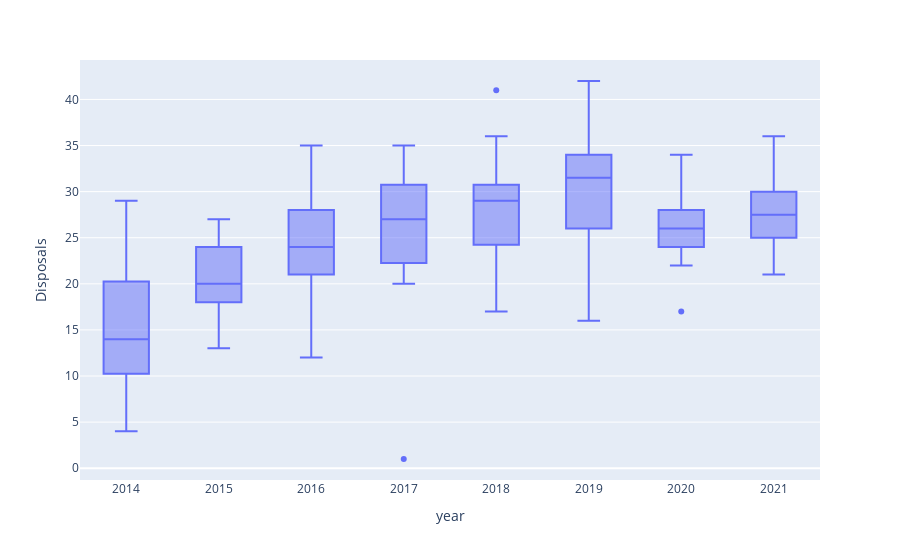

Write notebook code for a chart like this one.
### Code cell
fig = px.box(df_stats[df_stats.displayName == 'Lloyd, Jake'] ,x = 'year', y="Disposals")

fig.show()

### Figure 1 — Plotly figure (JSON) as saved in the notebook; plotly's stock layout.template omitted (floating-point values rounded to 4 significant figures; data arrays with more than 128 entries replaced by an {"elided": "..."} marker saying what was removed)
{"data": [{"alignmentgroup": "True", "hovertemplate": "year=%{x}<br>Disposals=%{y}<extra></extra>", "legendgroup": "", "marker": {"color": "#636efa"}, "name": "", "notched": false, "offsetgroup": "", "orientation": "v", "showlegend": false, "type": "box", "x": {"elided": "176 int values"}, "x0": " ", "xaxis": "x", "y": {"elided": "176 int values"}, "y0": " ", "yaxis": "y"}], "layout": {"boxmode": "group", "legend": {"tracegroupgap": 0}, "margin": {"t": 60}, "xaxis": {"anchor": "y", "domain": [0, 1], "title": {"text": "year"}}, "yaxis": {"anchor": "x", "domain": [0, 1], "title": {"text": "Disposals"}}}}
